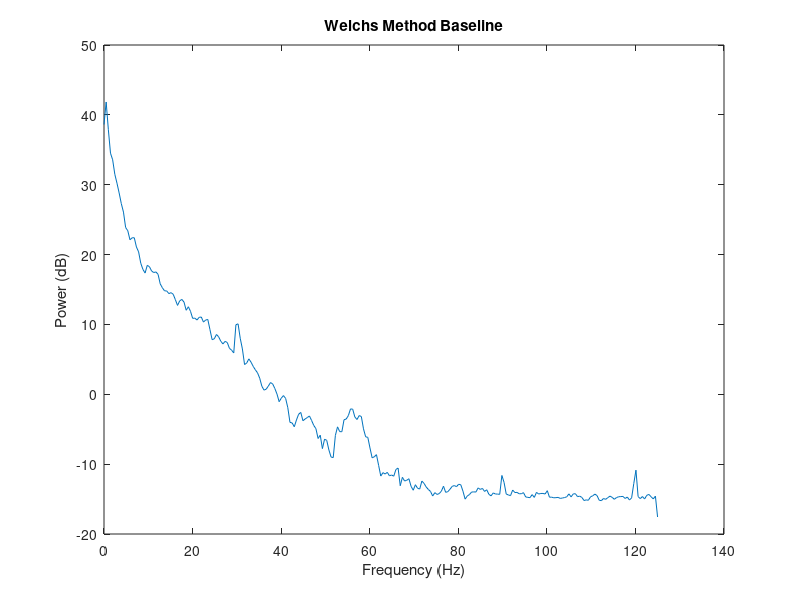
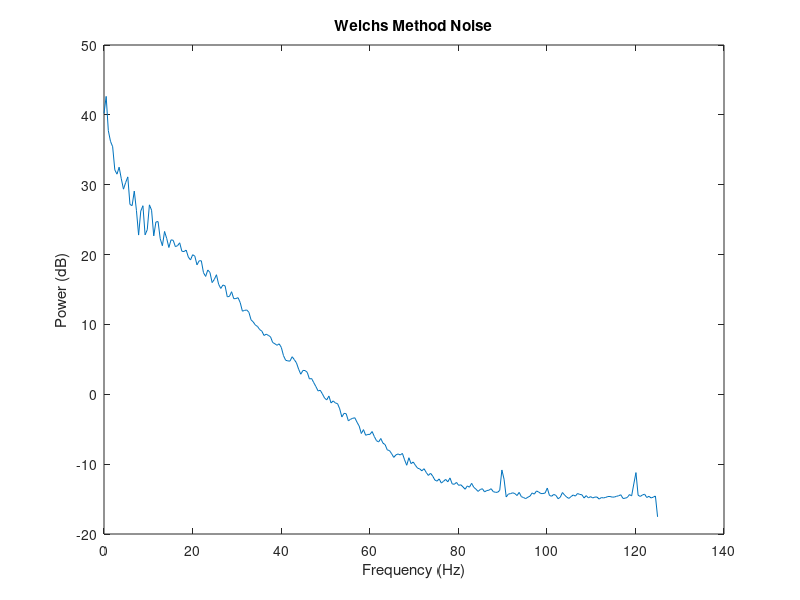
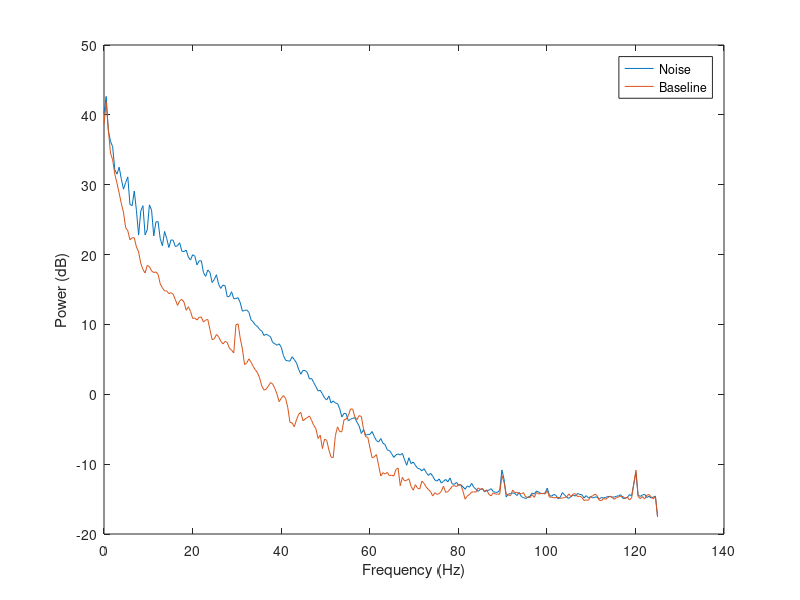
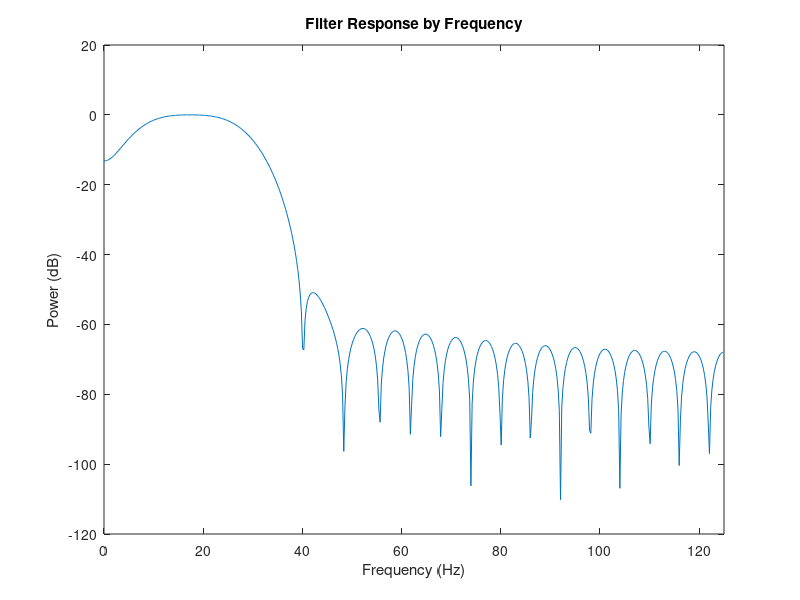

Source code (MATLAB) for these figures, in order: (Note: this script raises an error after producing the figures.)
% Andrew Mullen, Yichu Jin 
% 2/16/2018

%
clear all
close all
clc

load('data/n_421.mat')
noiseSample = n_421;
noiseSampleTime = 0:1/250:size(n_421,1)/250;

noiseSample = noiseSample()

load('data/n_423.mat')
subSample = n_423;
subSampleTime = 0:1/250:size(n_423,1)/250;


% Get a 10 second sample of data & time
% subSampleTime = t(startSample:startSample+tenSecondSample);
% subSample = ecg(startSample:startSample+tenSecondSample);

% Get a 10 second sample of data & time in the noisy seciton of data

% startTimeSample = 4*60*250 + 20*250;
% noiseSampleTime = t(startTimeSample:startTimeSample+tenSecondSample);
% noiseSample = ecg(startTimeSample:startTimeSample+tenSecondSample);

Fs = 250;

[Pxx,F]= pwelch(subSample,[],[],[],Fs);
dbPxx = pow2db(Pxx);
figure;
plot(F,dbPxx)
xlabel('Frequency (Hz)')
ylabel('Power (dB)')
%% TODO fix the title
title('Welchs Method Baseline')

[PxxNoise,FNoise] = pwelch(noiseSample,[],[],[],Fs);
dbPxxNoise = pow2db(PxxNoise);
figure;
plot(F,dbPxxNoise)
xlabel('Frequency (Hz)')
ylabel('Power (dB)')
%% TODO fix the title
title('Welchs Method Noise')


% Overlay the two plots
figure;
plot(F,dbPxxNoise);
hold on
plot(F,dbPxx);
legend('Noise','Baseline')
xlabel('Frequency (Hz)')
ylabel('Power (dB)')

% High cutoff of 36 Hz
% Low cutoff of 1.2 Hz
% HPF = 36.38*pi/125;
% LPF = 1.221*pi/125;
% 
% B = fir1(10,[LPF,HPF]);
% figure;
% freqz(B,1,512)

HPF = 29.38/125;
LPF = 5.615/125;

B = fir1(40,[LPF,HPF],'bandpass');
figure(4);

[mag,frq] = freqz(B,1,512,250);
dbFilterGain = mag2db(abs(mag));
plot(frq,dbFilterGain)
xlabel('Frequency (Hz)')
ylabel('Power (dB)')
title('Filter Response by Frequency')
xlim([0,125])

figure;
plot(frq,dbFilterGain)
xlabel('Frequency (Hz)')
ylabel('Power (dB)')
title('Comparison of Filter and Data')
hold on
plot(F,dbPxxNoise);
plot(F,dbPxx);
xlim([0,125])
legend('Filter','Noise','Baseline')

figure;
freqz(B,1,512);
figure();
impz(B,1);

 yFiltered = filter(B,1,subSample);
 figure;
 plot(subSampleTime,yFiltered)
 hold on
 plot(subSampleTime,subSample)
 xlabel('Time (sec)')
 ylabel('ECG Signal Volts (mv)')
 title('ECG Signal')
 legend('Filtered ECG','Normal ECG')
 xlim([min(subSampleTime),max(subSampleTime)])
 
 
 
  yFilteredNoise = filter(B,1,noiseSample);
 figure;
 subplot(2,1,1);
 plot(noiseSampleTime,yFilteredNoise)
 xlabel('Time (sec)')
 ylabel('ECG Signal Volts (mv)')
 title('ECG Filtered Noise Signal')
 xlim([min(noiseSampleTime),max(noiseSampleTime)])
 subplot(2,1,2);
 plot(noiseSampleTime,noiseSample)
 xlabel('Time (sec)')
 ylabel('ECG Signal Volts (mv)')
 title('ECG Noise Signal')
%  legend('Filtered Noise ECG','Noise ECG')
 xlim([min(noiseSampleTime),max(noiseSampleTime)])
 
 

%% Lab Part 2
% load('data/n_423.mat')
% 
% [pxx,f] = pwelch(n_423,1000,[],1024,250);
% figure;
% plot(f,pow2db(pxx))
% xlabel('Frequency (Hz)')
% ylabel('Power (dB)')
% title('Atrial Fibrillation w/ Noise')
% ylim([-20,50])
% 
% load('data/n_421.mat')
% 
% [pxx,f] = pwelch(n_421,1000,[],1024,250);
% figure;
% plot(f,pow2db(pxx))
% xlabel('Frequency (Hz)')
% ylabel('Power (dB)')
% title('Normal Sinus w/ Noise')
% ylim([-20,50])

% 
[PxxFiltered,F]= pwelch(yFiltered,[],[],[],Fs);
dbPxxFilterd = pow2db(PxxFiltered);
figure;
plot(F,dbPxxFilterd)
xlabel('Frequency (Hz)')
ylabel('Power (dB)')
%% TODO fix the title
title('Welchs Method Baseline Filtered')

[PxxNoiseFiltered,FNoise] = pwelch(yFilteredNoise,[],[],[],Fs);
dbPxxNoiseFiltered = pow2db(PxxNoiseFiltered);
figure;
plot(F,dbPxxNoiseFiltered)
xlabel('Frequency (Hz)')
ylabel('Power (dB)')
%% TODO fix the title
title('Welchs Method Noise Filtered')

%% Final Plot with Filter Response, Baseline, Noisey, Filtered Baseline & Filtered Noisey

figure;
plot(frq,dbFilterGain)
xlabel('Frequency (Hz)')
ylabel('Power (dB)')
title('Comparison of Filter and Data')
hold on
plot(F,dbPxx);
plot(F,dbPxxFilterd)
plot(F,dbPxxNoise);
plot(F,dbPxxNoiseFiltered);
xlim([0,125])
legend('Filter Response','Baseline','Baseline Filtered','Noise','Noise Filtered')



